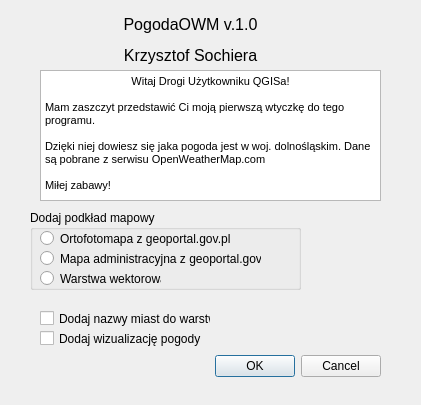
<?xml version="1.0" encoding="UTF-8"?>
<ui version="4.0">
 <class>PogodaOWMDialogBase</class>
 <widget class="QDialog" name="PogodaOWMDialogBase">
  <property name="geometry">
   <rect>
    <x>0</x>
    <y>0</y>
    <width>421</width>
    <height>405</height>
   </rect>
  </property>
  <property name="windowTitle">
   <string>PogodaOWM</string>
  </property>
  <widget class="QDialogButtonBox" name="button_box">
   <property name="geometry">
    <rect>
     <x>40</x>
     <y>350</y>
     <width>341</width>
     <height>32</height>
    </rect>
   </property>
   <property name="orientation">
    <enum>Qt::Horizontal</enum>
   </property>
   <property name="standardButtons">
    <set>QDialogButtonBox::Cancel|QDialogButtonBox::Ok</set>
   </property>
  </widget>
  <widget class="QLabel" name="label">
   <property name="geometry">
    <rect>
     <x>80</x>
     <y>0</y>
     <width>221</width>
     <height>81</height>
    </rect>
   </property>
   <property name="text">
    <string>&lt;html&gt;&lt;head/&gt;&lt;body&gt;&lt;p align=&quot;center&quot;&gt;&lt;span style=&quot; font-size:12pt;&quot;&gt;PogodaOWM v.1.0&lt;/span&gt;&lt;/p&gt;&lt;p align=&quot;center&quot;&gt;&lt;span style=&quot; font-size:12pt;&quot;&gt;Krzysztof Sochiera&lt;/span&gt;&lt;/p&gt;&lt;/body&gt;&lt;/html&gt;</string>
   </property>
  </widget>
  <widget class="QTextBrowser" name="textBrowser">
   <property name="geometry">
    <rect>
     <x>40</x>
     <y>70</y>
     <width>341</width>
     <height>131</height>
    </rect>
   </property>
   <property name="html">
    <string>&lt;!DOCTYPE HTML PUBLIC &quot;-//W3C//DTD HTML 4.0//EN&quot; &quot;http://www.w3.org/TR/REC-html40/strict.dtd&quot;&gt;
&lt;html&gt;&lt;head&gt;&lt;meta name=&quot;qrichtext&quot; content=&quot;1&quot; /&gt;&lt;style type=&quot;text/css&quot;&gt;
p, li { white-space: pre-wrap; }
&lt;/style&gt;&lt;/head&gt;&lt;body style=&quot; font-family:'MS Shell Dlg 2'; font-size:8.25pt; font-weight:400; font-style:normal;&quot;&gt;
&lt;p align=&quot;center&quot; style=&quot; margin-top:0px; margin-bottom:0px; margin-left:0px; margin-right:0px; -qt-block-indent:0; text-indent:0px;&quot;&gt;&lt;span style=&quot; font-size:8pt;&quot;&gt;Witaj Drogi Użytkowniku QGISa!&lt;/span&gt;&lt;/p&gt;
&lt;p align=&quot;center&quot; style=&quot;-qt-paragraph-type:empty; margin-top:0px; margin-bottom:0px; margin-left:0px; margin-right:0px; -qt-block-indent:0; text-indent:0px; font-size:8pt;&quot;&gt;&lt;br /&gt;&lt;/p&gt;
&lt;p style=&quot; margin-top:0px; margin-bottom:0px; margin-left:0px; margin-right:0px; -qt-block-indent:0; text-indent:0px;&quot;&gt;&lt;span style=&quot; font-size:8pt;&quot;&gt;Mam zaszczyt przedstawić Ci moją pierwszą wtyczkę do tego programu.&lt;/span&gt;&lt;/p&gt;
&lt;p style=&quot;-qt-paragraph-type:empty; margin-top:0px; margin-bottom:0px; margin-left:0px; margin-right:0px; -qt-block-indent:0; text-indent:0px; font-size:8pt;&quot;&gt;&lt;br /&gt;&lt;/p&gt;
&lt;p style=&quot; margin-top:0px; margin-bottom:0px; margin-left:0px; margin-right:0px; -qt-block-indent:0; text-indent:0px;&quot;&gt;&lt;span style=&quot; font-size:8pt;&quot;&gt;Dzięki niej dowiesz się jaka pogoda jest w woj. dolnośląskim. Dane są pobrane z serwisu OpenWeatherMap.com&lt;/span&gt;&lt;/p&gt;
&lt;p style=&quot;-qt-paragraph-type:empty; margin-top:0px; margin-bottom:0px; margin-left:0px; margin-right:0px; -qt-block-indent:0; text-indent:0px; font-size:8pt;&quot;&gt;&lt;br /&gt;&lt;/p&gt;
&lt;p style=&quot; margin-top:0px; margin-bottom:0px; margin-left:0px; margin-right:0px; -qt-block-indent:0; text-indent:0px;&quot;&gt;&lt;span style=&quot; font-size:8pt;&quot;&gt;Miłej zabawy!&lt;/span&gt;&lt;/p&gt;&lt;/body&gt;&lt;/html&gt;</string>
   </property>
  </widget>
  <widget class="QCheckBox" name="checkBox">
   <property name="geometry">
    <rect>
     <x>40</x>
     <y>310</y>
     <width>171</width>
     <height>17</height>
    </rect>
   </property>
   <property name="text">
    <string>Dodaj nazwy miast do warstwy</string>
   </property>
  </widget>
  <widget class="QCheckBox" name="checkBox_2">
   <property name="geometry">
    <rect>
     <x>40</x>
     <y>330</y>
     <width>171</width>
     <height>17</height>
    </rect>
   </property>
   <property name="text">
    <string>Dodaj wizualizację pogody</string>
   </property>
  </widget>
  <widget class="QGroupBox" name="groupBox">
   <property name="geometry">
    <rect>
     <x>30</x>
     <y>210</y>
     <width>271</width>
     <height>80</height>
    </rect>
   </property>
   <property name="title">
    <string>Dodaj podkład mapowy</string>
   </property>
   <widget class="QRadioButton" name="radioButton">
    <property name="geometry">
     <rect>
      <x>10</x>
      <y>20</y>
      <width>231</width>
      <height>17</height>
     </rect>
    </property>
    <property name="text">
     <string>Ortofotomapa z geoportal.gov.pl</string>
    </property>
   </widget>
   <widget class="QRadioButton" name="radioButton_2">
    <property name="geometry">
     <rect>
      <x>10</x>
      <y>40</y>
      <width>221</width>
      <height>17</height>
     </rect>
    </property>
    <property name="text">
     <string>Mapa administracyjna z geoportal.gov.pl</string>
    </property>
   </widget>
   <widget class="QRadioButton" name="radioButton_3">
    <property name="geometry">
     <rect>
      <x>10</x>
      <y>60</y>
      <width>121</width>
      <height>17</height>
     </rect>
    </property>
    <property name="text">
     <string>Warstwa wektorowa</string>
    </property>
   </widget>
  </widget>
 </widget>
 <resources/>
 <connections>
  <connection>
   <sender>button_box</sender>
   <signal>accepted()</signal>
   <receiver>PogodaOWMDialogBase</receiver>
   <slot>accept()</slot>
   <hints>
    <hint type="sourcelabel">
     <x>20</x>
     <y>20</y>
    </hint>
    <hint type="destinationlabel">
     <x>20</x>
     <y>20</y>
    </hint>
   </hints>
  </connection>
  <connection>
   <sender>button_box</sender>
   <signal>rejected()</signal>
   <receiver>PogodaOWMDialogBase</receiver>
   <slot>reject()</slot>
   <hints>
    <hint type="sourcelabel">
     <x>20</x>
     <y>20</y>
    </hint>
    <hint type="destinationlabel">
     <x>20</x>
     <y>20</y>
    </hint>
   </hints>
  </connection>
 </connections>
</ui>
